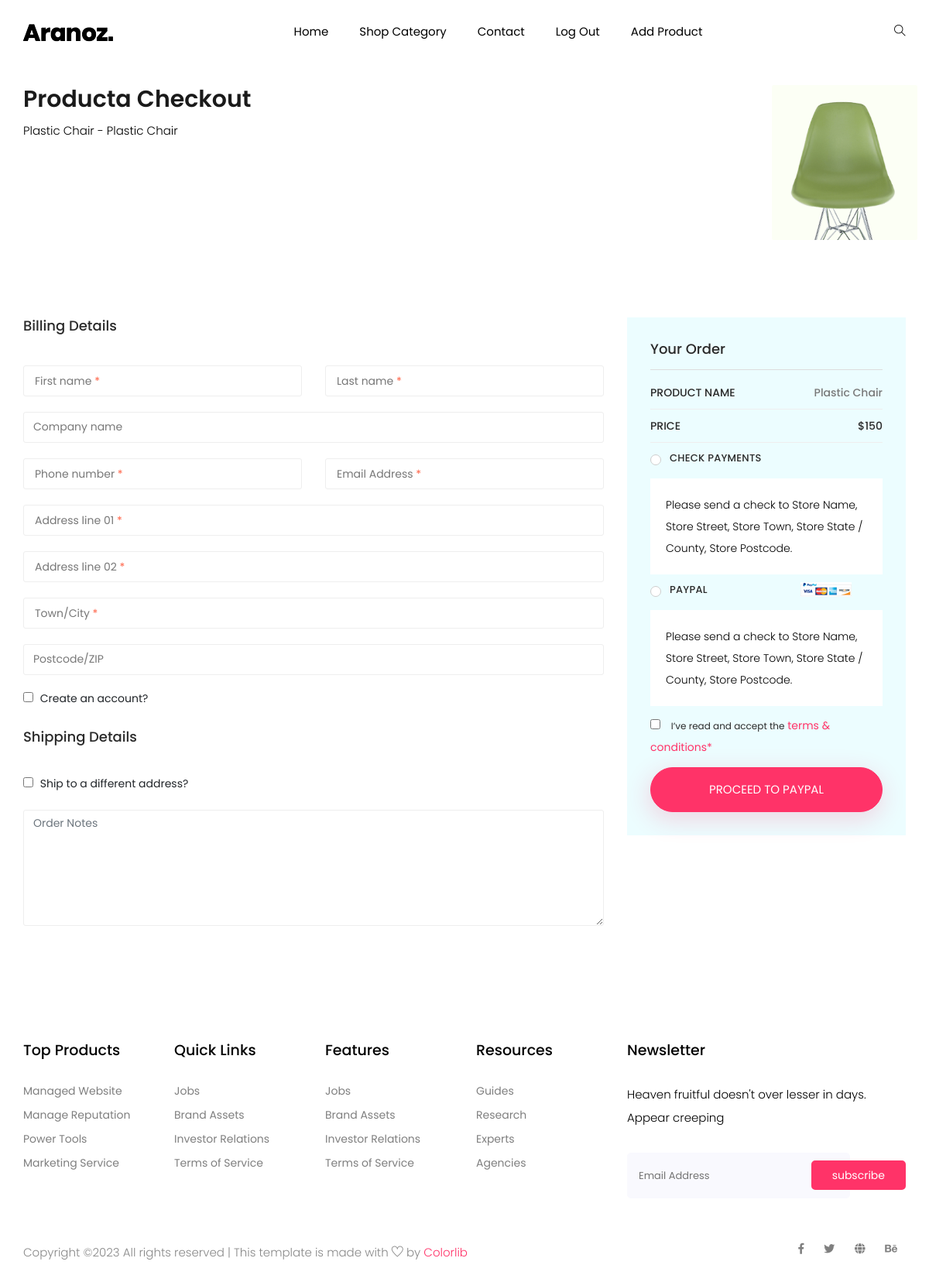
Page /checkout/1 (signed in) on the committed database.
### Uranus/models.py (models this page shows, shortened)
class Product(models.Model):
    CATEGORY_PRODUCT=(
        ('Sofa', 'Sofa'),
        ('Chair', 'Chair')
    )
    name= models.CharField(max_length=100, null=True)
    product_image= models.ImageField(upload_to='img')
    price= models.IntegerField()
    category= models.CharField(choices=CATEGORY_PRODUCT, max_length=6, null=True)
    description= models.TextField(null=True)
    date_created= models.DateTimeField(auto_now_add=True)

### Uranus/views.py (the view)
# urls.py: path('checkout/<id>', views.checkout, name='checkout'),
@login_required(login_url='login')
def checkout(request, id):
    product = Product.objects.get(id=id)
    return render(request, 'checkout.html', locals())

### Template/checkout.html (shortened to what this page needs)
{% extends 'home.html' %}
{% block body %}
{% load static %}
<section style="position: relative; z-index: 1; text-align: left; padding-top: 110px;">
    <div class="container">
        <div class="row justify-content-center">
            <div class="col">
                <div class="breadcrumb_iner">
                    <div class="breadcrumb_iner_item">
                        <h2>Producta Checkout</h2>
                        <p>{{ product.name }} <span>-</span> {{ product.description }}</p>
                    </div>
                </div>
            </div>
            <div class="row justify-content-center">
                <div class="col">
                    <div class="breadcrumb_iner">
                        <div class="breadcrumb_iner_item">
                            <img src="{{ product.product_image.url }}" height="200px">
                        </div>
                    </div>
                </div>
            </div>
        </div>
    </div>
</section>
<section class="checkout_area padding_top">
    <div class="container">
        <div class="billing_details">
            <div class="row">
                <div class="col-lg-8">
                    <h3>Billing Details</h3>
                    <form class="row contact_form" action="#" method="post" novalidate="novalidate">
                        <div class="col-md-6 form-group p_star">
                            <input type="text" class="form-control" id="first" name="name"/>
                            <span class="placeholder" data-placeholder="First name"></span>
                        </div>
                        <div class="col-md-6 form-group p_star">
                            <input type="text" class="form-control" id="last" name="name"/>
                            <span class="placeholder" data-placeholder="Last name"></span>
                        </div>
                        <div class="col-md-12 form-group">
                            <input type="text" class="form-control" id="company" name="company"
                                   placeholder="Company name"/>
                        </div>
                        <div class="col-md-6 form-group p_star">
                            <input type="text" class="form-control" id="number" name="number"/>
                            <span class="placeholder" data-placeholder="Phone number"></span>
                        </div>
                        <div class="col-md-6 form-group p_star">
                            <input type="text" class="form-control" id="email" name="compemailany"/>
                            <span class="placeholder" data-placeholder="Email Address"></span>
                        </div>
                        <div class="col-md-12 form-group p_star">
                            <input type="text" class="form-control" id="add1" name="add1"/>
                            <span class="placeholder" data-placeholder="Address line 01"></span>
                        </div>
                        <div class="col-md-12 form-group p_star">
                            <input type="text" class="form-control" id="add2" name="add2"/>
                            <span class="placeholder" data-placeholder="Address line 02"></span>
                        </div>
                        <div class="col-md-12 form-group p_star">
                            <input type="text" class="form-control" id="city" name="city"/>
                            <span class="placeholder" data-placeholder="Town/City"></span>
                        </div>
                        <div class="col-md-12 form-group">
                            <input type="text" class="form-control" id="zip" name="zip" placeholder="Postcode/ZIP"/>
                        </div>
                        <div class="col-md-12 form-group">
                            <div class="creat_account">
                                <input type="checkbox" id="f-option2" name="selector"/>
                                <label for="f-option2">Create an account?</label>
                            </div>
                        </div>
                        <div class="col-md-12 form-group">
                            <div class="creat_account">
                                <h3>Shipping Details</h3>
                                <input type="checkbox" id="f-option3" name="selector"/>
                                <label for="f-option3">Ship to a different address?</label>
                            </div>
                            <textarea class="form-control" name="message" id="message" rows="1"
                                      placeholder="Order Notes"></textarea>
                        </div>
                    </form>
                </div>
                <div class="col-lg-4">
                    <div class="order_box">
                        <h2>Your Order</h2>
                        <ul class="list list_2">
                            <li>
                                <a href="#">Product Name
                                    <span>{{product.name}}</span>
                                </a>
                            </li>
                            <li>
                                <a href="#">Price
                                    <span>${{product.price}}</span>
                                </a>
                            </li>
                        </ul>
                        <div class="payment_item">
                            <div class="radion_btn">
                                <label for="f-option5">Check payments</label>
                                <div class="check"></div>
                            </div>
                            <p>
                                Please send a check to Store Name, Store Street, Store Town,
                                Store State / County, Store Postcode.
                            </p>
                        </div>
                        <div class="payment_item active">
                            <div class="radion_btn">
                                <label for="f-option6">Paypal </label>
                                <img src="img/product/single-product/card.jpg" alt=""/>
                                <div class="check"></div>
                            </div>
                            <p>
                                Please send a check to Store Name, Store Street, Store Town,
                                Store State / County, Store Postcode.
                            </p>
                        </div>
                        <div class="creat_account">
                            <input type="checkbox" id="f-option4" name="selector"/>
                            <label for="f-option4">I’ve read and accept the </label>
                            <a href="#">terms & conditions*</a>
                        </div>
                        <a class="btn_3" href="#">Proceed to Paypal</a>
                    </div>
                </div>
            </div>
        </div>
    </div>
</section>
{% endblock %}

### rows in the picture
Product: name "Plastic Chair", description "Plastic Chair", product_image (picture), price "150"
